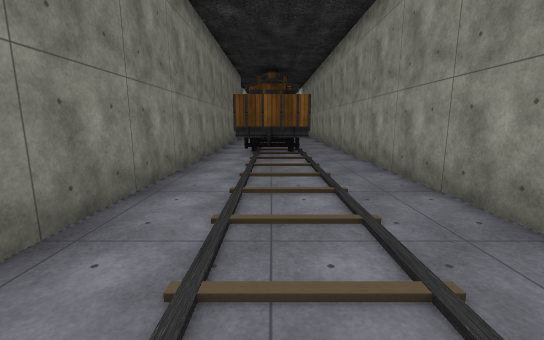
view 1 (above)

18 first-person views from a walk through a scene from a Unity 3-D project. The camera is 1.5 m above the floor, tilts 10° down and sees 90° across. The floor is counted in squares, 1.44 m on a side. Each view is taken from the middle of a square. On the plan, view 1 faces up. The plan holds only what a view shows up to about 11 squares ahead; the rest is blank. The place goes on beyond the plan. The player character is not drawn. Some surface patterns are stand-ins.

view 2
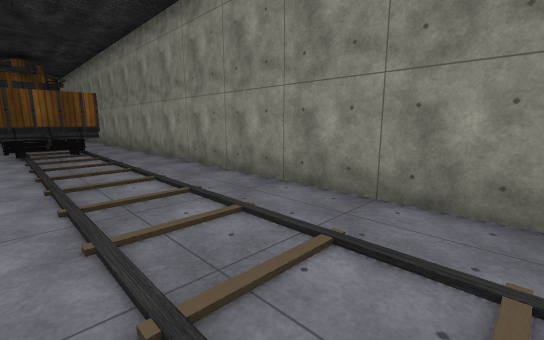

view 3
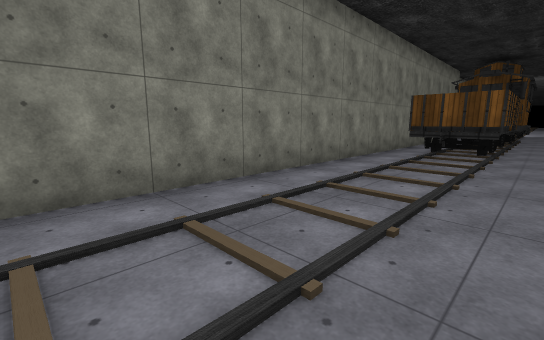

view 4
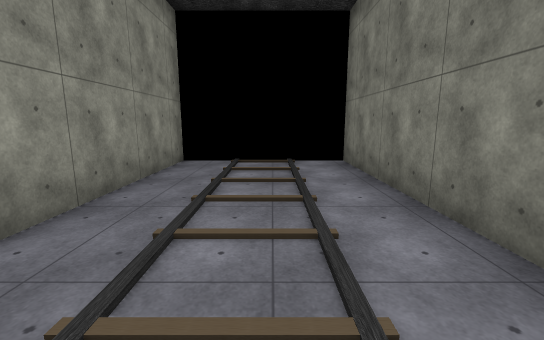

view 5
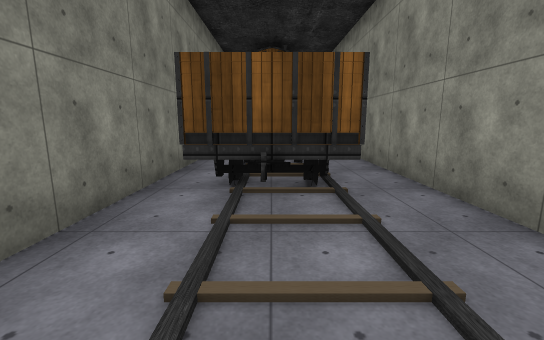

view 6
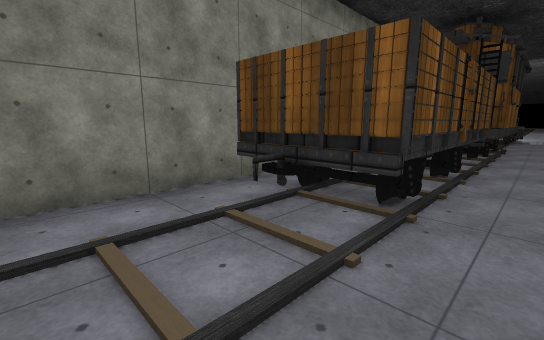

view 7
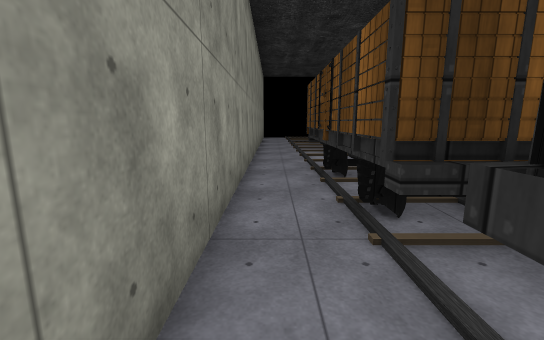

view 8
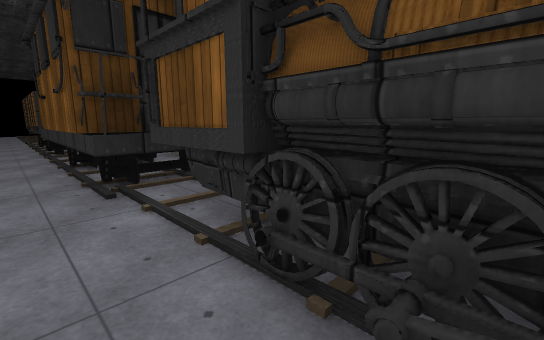

view 9
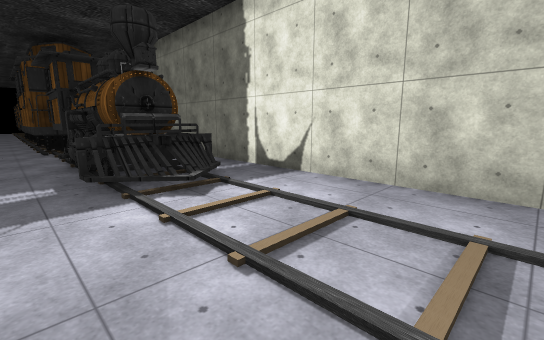

view 10
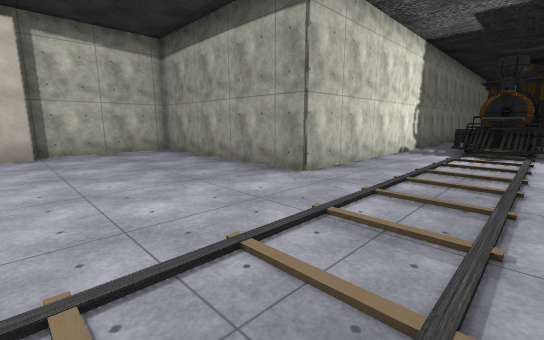

view 11
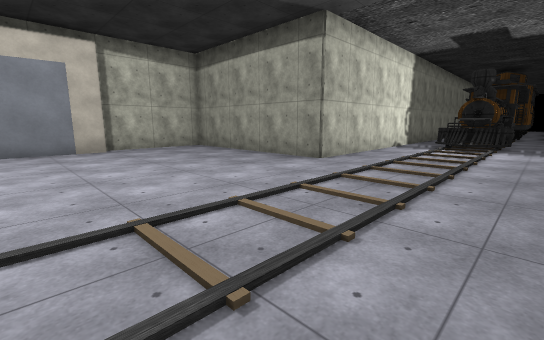

view 12
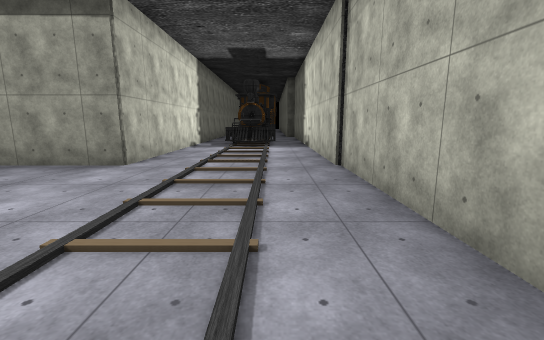

view 13
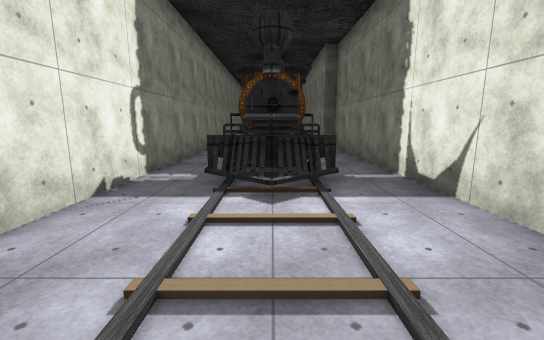

view 14
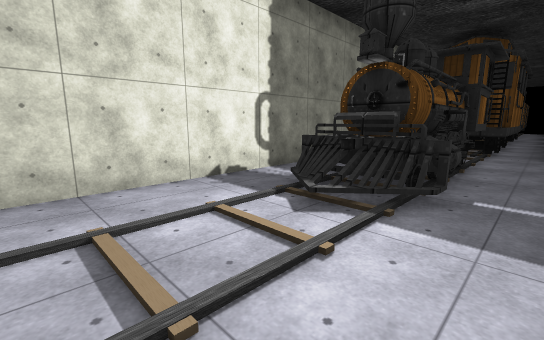

view 15
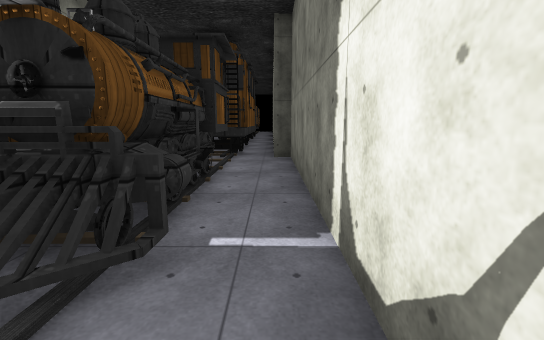

view 16
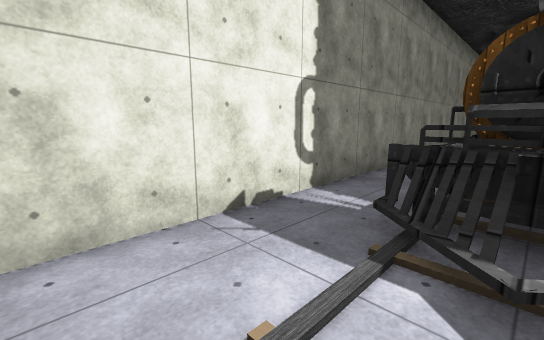

view 17
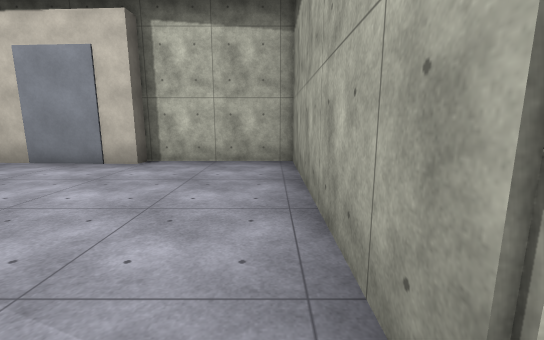

view 18
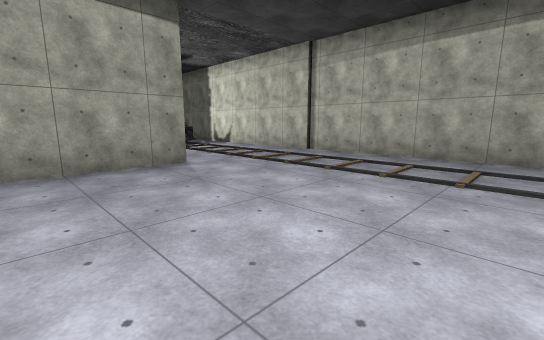

### Floor plan
Points are (right, up) in squares from view 1. A wall is a line through its corners. A room is listed if a view was taken in it or the views show most of it. See-through windows are left out.
Room 1 (views 1, 2, 3, 4, 5, 6)
walls: (2.6, -3.9) (2.6, 8.5); (1.2, 8.5) (-1.2, 8.5); (-0.1, 8.6) (0, 7.7); (1.2, 9.8) (0.7, 9.8); (-2.1, 11.4) (-2.1, -3.9)
ways out: opening at (2, 9) to room 2; gap at (-1, 9)
Room 2 (view 7)
walls: (0.2, 18.5) (1.2, 18.5); (1.2, 13) (1.2, 8.5); (0.1, 19.4) (1.2, 19.4) (1.2, 13.9); (0.7, 22.5) (0.7, 20); (0.5, 23.1) (0.5, 21.6) (1, 21.6); (2.6, 8.5) (2.6, 22.5)
low walls: (0.7, 12.3) (0.7, 11.5); (0.7, 9.8) (0.7, 9.3)
ways out: opening at (2, 9) to room 1; opening at (2, 23) to room 3
Room 3 (views 8, 9, 10, 11, 12, 13, 14, 15, 16, 17, 18)
walls: (-2.6, 38.1) (-2.6, 22.5); (0.7, 25.5) (0.7, 22.5); (-0.2, 24.9) (-0.2, 25.5); (0.5, 24.6) (0.5, 23.3); (-1.3, 25) (1.2, 25); (-1.1, 24.9) (-1.1, 25.4); (-0.8, 24.7) (-0.8, 25.5); (-1.1, 24.6) (1.2, 24.6); (2.6, 22.5) (2.6, 31.4) (9.3, 31.4) (9.3, 35.4) (8.7, 35.4) (8.9, 38.6); (-0.6, 22.5) (-0.5, 25.1); (-1.1, 22.6) (-1.1, 23.7); (-0.8, 22.5) (-0.8, 24)
low walls: (-0.9, 25.6) (-0.8, 25); (1.2, 24.6) (1.2, 24.1); (-1.1, 24.1) (-1.1, 24.6)
ways out: opening at (2, 23) to room 2; opening at (-2, 23) to room 4
Room 4 (no view inside)
walls: (-0.9, 21.6) (-0.6, 21.6) (-0.6, 22.5); (-0.8, 20) (-0.8, 22.5); (-2.6, 22.5) (-2.6, 18.8) (-2, 18.8); (-1.2, 18.5) (-0.6, 18.5); (-1.1, 17.1) (-1.1, 19.4) (-0.4, 19.4)
ways out: opening at (-2, 23) to room 3

Where each view was taken, in squares from view 1:
view 1: 0 up, 0 right, facing up
view 2: 1 down, 1 left, facing up-right
view 3: 1 down, 2 right, facing up-left
view 4: 4 up, 0 right, facing down
view 5: 5 up, 0 right, facing up
view 6: 6 up, 2 right, facing up-left
view 7: 15 up, 2 right, facing down
view 8: 23 up, 2 right, facing down-left
view 9: 30 up, 2 right, facing down-left
view 10: 36 up, 1 left, facing down-right
view 11: 38 up, 2 left, facing down-right
view 12: 38 up, 1 left, facing down
view 13: 30 up, 0 right, facing down
view 14: 29 up, 2 left, facing down-right
view 15: 27 up, 2 left, facing down
view 16: 28 up, 0 right, facing down-right
view 17: 32 up, 2 right, facing right
view 18: 38 up, 6 right, facing down-left
